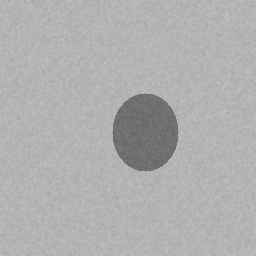
#> input picture examples/example_01.png, 256 x 256 px
$ python -i image_reader.py   (imports and definitions only)
#> lines starting #> are read from the running program, lines starting #| are printed output that depends on the picture
"""
普通图片读取模块，支持JPG、PNG、BMP等常见格式
使用PIL/Pillow库进行图片读取与处理
"""

from pathlib import Path
from typing import Union
import numpy as np
from PIL import Image


def normalize(img: np.ndarray, min_val: float = 0.0, max_val: float = 1.0) -> np.ndarray:
    """
    将图像数组归一化到指定范围

    Args:
        img: 输入图像数组，任意数值范围
        min_val: 归一化后的最小值，默认为0.0
        max_val: 归一化后的最大值，默认为1.0

    Returns:
        归一化后的float32类型数组，数值范围在[min_val, max_val]之间

    Raises:
        ValueError: 当图像数组所有像素值相同时（无法归一化）
    """
    img = img.astype(np.float32)
    img_min = np.min(img)
    img_max = np.max(img)

    if img_max == img_min:
        return np.full_like(img, min_val, dtype=np.float32)

    normalized = (img - img_min) / (img_max - img_min)
    normalized = normalized * (max_val - min_val) + min_val

    return normalized.astype(np.float32)


def load(file_path: Union[str, Path], as_gray: bool = True) -> np.ndarray:
    """
    读取普通图片文件（JPG/PNG/BMP等格式）

    Args:
        file_path: 图片文件路径，支持字符串或Path对象
        as_gray: 是否以灰度模式读取，True为单通道灰度图，False为三通道彩色图，默认为True

    Returns:
        float32类型的numpy数组，像素值归一化到[0, 1]范围
        - 灰度模式：shape为(H, W)
        - 彩色模式：shape为(H, W, 3)，通道顺序为RGB

    Raises:
        FileNotFoundError: 当文件不存在时
        ValueError: 当文件格式不支持或读取失败时
    """
#> called with file_path = '../../examples/example_01.png', as_gray = True
    file_path = Path(file_path)

    if not file_path.exists():
        raise FileNotFoundError(f"图片文件不存在: {file_path}")

    supported_formats = {'.jpg', '.jpeg', '.png', '.bmp', '.tiff', '.tif', '.gif'}
    if file_path.suffix.lower() not in supported_formats:
        raise ValueError(f"不支持的图片格式: {file_path.suffix}，支持的格式: {supported_formats}")

    try:
        img = Image.open(file_path)
#> img is the input picture: PIL image 256x256 L; min 102, max 191, mean 175.4

        if as_gray:
            if img.mode != 'L':
                img = img.convert('L')
            img_array = np.array(img, dtype=np.float32)
        else:
            if img.mode != 'RGB':
                img = img.convert('RGB')
            img_array = np.array(img, dtype=np.float32)

        img_array = normalize(img_array, 0.0, 1.0)
#> in normalize, `img_min = np.min(img)`: img_min = 102
#> in normalize, `img_max = np.max(img)`: img_max = 191
#> in normalize, `normalized = (img - img_min) / (img_max - img_min)`:
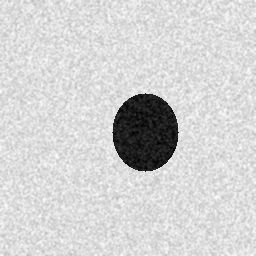
#> normalized: shape (256, 256) float32; min 0, max 1, mean 0.825

        return img_array

    except Exception as e:
        raise ValueError(f"读取图片失败: {file_path}, 错误信息: {str(e)}") from e

>>> result = load('../../examples/example_01.png')

$ run again, on examples/example_02.png
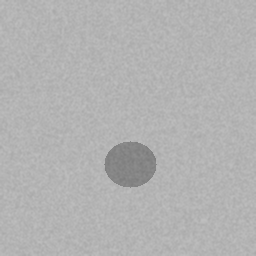
#> input picture examples/example_02.png, 256 x 256 px
#> in load, img is the input picture: PIL image 256x256 L; min 123, max 191, mean 178.2
#> img_min = 123
#> img_max = 191
#> in normalize, `normalized = (img - img_min) / (img_max - img_min)`:
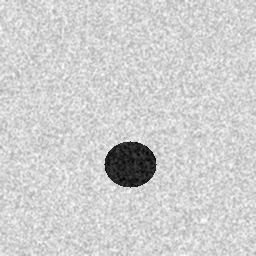
#> normalized: shape (256, 256) float32; min 0, max 1, mean 0.812

$ run again, on examples/example_03.png
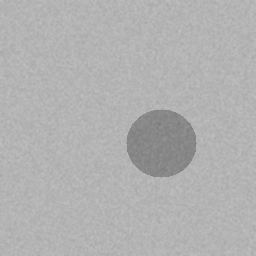
#> input picture examples/example_03.png, 256 x 256 px
#> in load, img is the input picture: PIL image 256x256 L; min 125, max 191, mean 177
#> img_min = 125
#> img_max = 191
#> in normalize, `normalized = (img - img_min) / (img_max - img_min)`:
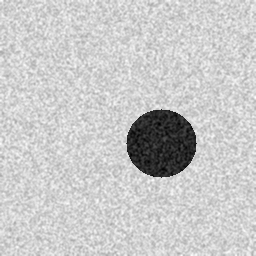
#> normalized: shape (256, 256) float32; min 0, max 1, mean 0.789
